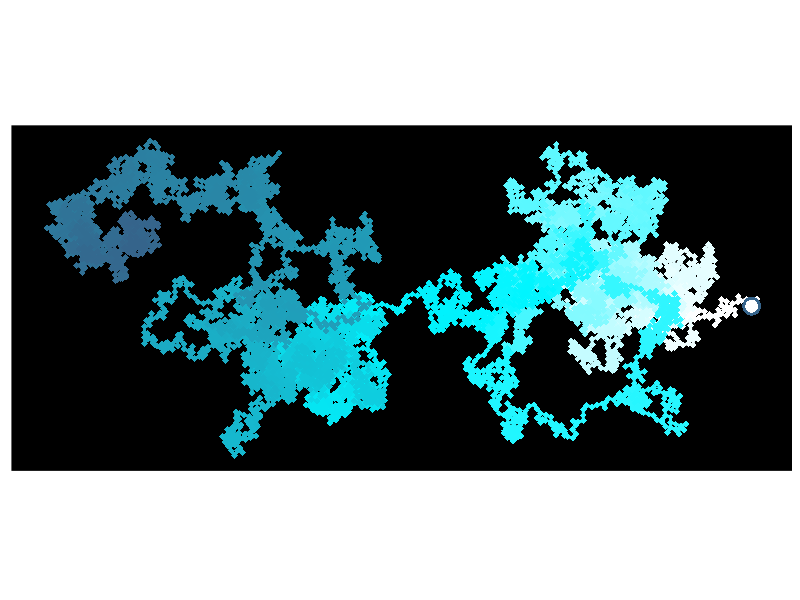
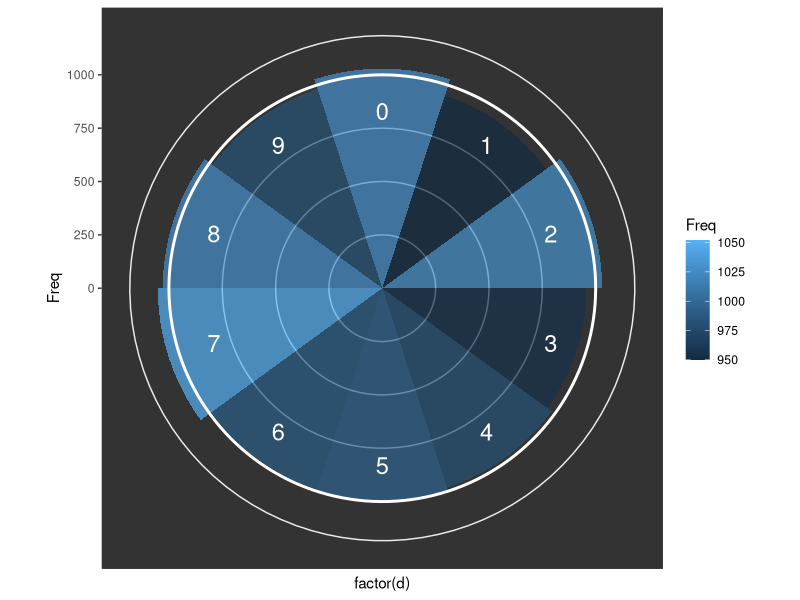

R code for these plots, in order:
library(ggplot2)
library(RColorBrewer)

# Select number of digits to plot
digits <- 10000

# Choose one of the source files containing the digits
a <- read.csv("Phi 10000.csv", header=F)
a <- read.csv("Pi 10000.csv", header=F)
a <- read.csv("e 10000.csv", header=F)
a <- read.csv("ii 10000.csv", header=F)

# It reads the csv as a dataframe, so we select the first records only as a character string
# strsplit() splits it into individual characters
b <- strsplit(as.character(a[1,1]),NULL)
# We select all characters except the whitespaces
c <- b[[1]][b[[1]] != " "]
# Do not select the first two characters, those come before the decimal dot
d <- as.numeric(c[3:(digits+2)])

# Transformation constant by which the digit is multiplied
m <- pi/180*36*-1
# Transformation constant which rotates the graph
n <- 0.5*pi

# Initialize empty dataframe
coord <- data.frame(id = c(1), x = c(0), y = c(0))
# Iteratively fill the dataframe with coordinates
for(i in 1:min(length(d),digits)) {
  coord[i+1,] <- c(i, coord[i,2] + cos(d[i]*m+n), coord[i,3] + sin(d[i]*m+n))
}

# Draw plot
colfunc <- colorRampPalette(c("white","plum2","purple4"))
colfunc <- colorRampPalette(c("white","lightgreen","darkgreen"))
colfunc <- colorRampPalette(c("white","orange","red"))
colfunc <- colorRampPalette(c("white","turquoise1","steelblue4"))

plot <- ggplot() + 
  geom_path(data = coord, aes(x=x, y=y, colour=id), size=1) +
  geom_point(data = coord, aes(x=x, y=y, colour=id), shape=18, size=2) +
  geom_point(data = coord[1,], aes(x=x, y=y), colour="steelblue4", shape=16, size=6) +
  geom_point(data = coord[1,], aes(x=x, y=y), colour="white", shape=16, size=4) +
  scale_colour_gradientn(colours=colfunc(nrow(coord)))+
  coord_fixed(ratio = 1) +
  theme(legend.position="none",
        axis.line=element_blank(),
        axis.text.x=element_blank(),
        axis.text.y=element_blank(),
        axis.ticks=element_blank(),
        axis.title.x=element_blank(),
        axis.title.y=element_blank(),
        panel.background=element_rect(fill="black"),
        panel.grid.major=element_blank(),
        panel.grid.minor=element_blank())

print(plot)

ggplot(as.data.frame(table(d)), aes(x = factor(d), y = Freq, fill=Freq)) +
    geom_bar(width = 1,stat="identity", alpha=.7) + coord_polar(start=-pi/10) +
    geom_hline(yintercept=1000, colour="white", size=1) +
    theme_bw() + 
    theme(panel.background=element_rect(fill="#333333"), panel.grid.major.x=element_blank(), axis.text.x=element_blank()) + 
    geom_text(aes(label=d, y = 830), alpha = 1, size=6, colour="white")
